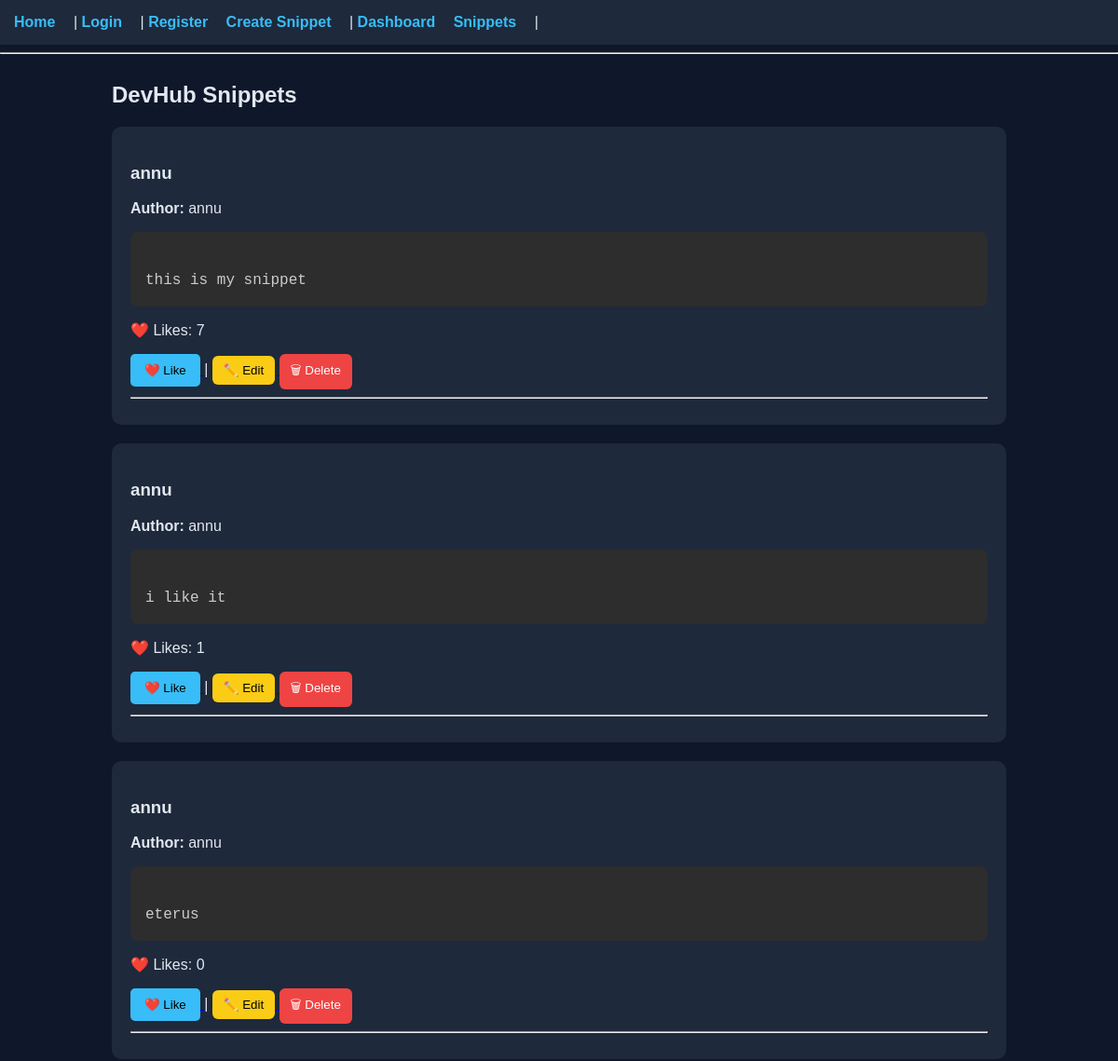
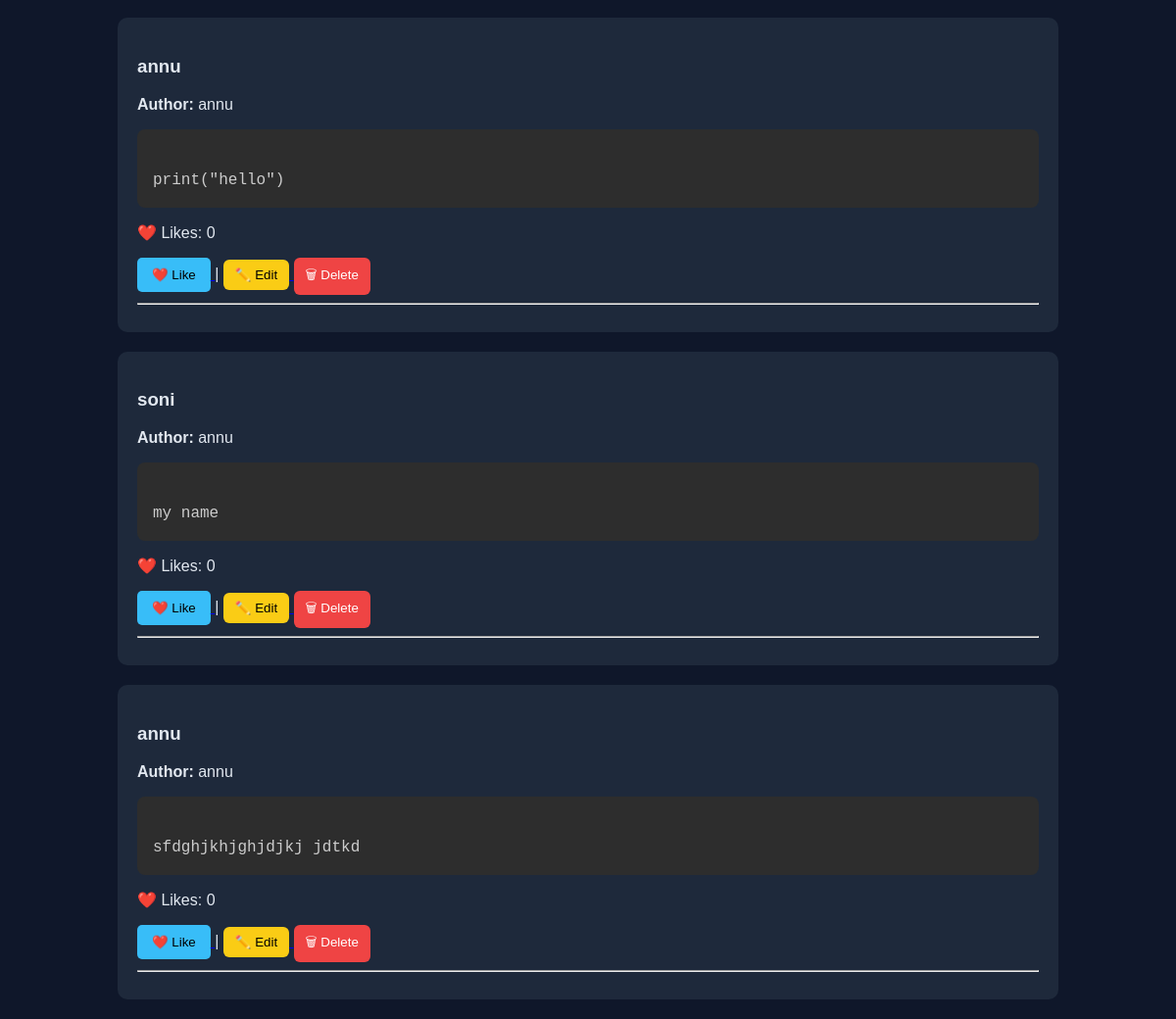
Page /snippets on the committed database (2 pictures, top to bottom).
### tables this page shows
CREATE TABLE snippets(
id INTEGER PRIMARY KEY AUTOINCREMENT,
title TEXT,
code TEXT,
author TEXT
, likes INTEGER DEFAULT 0);

### app.py (the view)
@app.route("/snippets")
def view_snippets():
    conn = sqlite3.connect("database/db.sqlite3")
    cursor = conn.cursor()
    cursor.execute("SELECT * FROM snippets")
    snippets = cursor.fetchall()
    conn.close()
    return render_template("view_snippet.html", snippets=snippets)

### templates/view_snippet.html (shortened to what this page needs)
{% extends "base.html" %}
{% block content %}
<h2>DevHub Snippets</h2>
{% for snippet in snippets %}
<div class="card">
<h3>{{snippet[1]}}</h3>
<p><b>Author:</b> {{snippet[3]}}</p>
<pre><code class="language-python">
</code></pre>
<p>❤️ Likes: {{snippet[4]}}</p>
<a href="/like/{{snippet[0]}}">
<button>❤️ Like</button>
</a>|
<a href="/edit/{{snippet[0]}}">
<button class="edit-btn">✏️ Edit</button>
</a>
<a href="/delete/{{snippet[0]}}">
<button class="delete-btn">🗑 Delete</button>
</a>
<hr>
</div>
{% endfor %}
{% endblock %}

### templates/base.html (shortened to what this page needs)
<!DOCTYPE html>
<html>
<head>
    <link rel="stylesheet" href="{{ url_for('static', filename='css/style.css') }}">
    <link href="https://cdn.jsdelivr.net/npm/prismjs/themes/prism-tomorrow.css" rel="stylesheet">
</head>
<body>
<nav>
    <a href="/">Home</a> |
    <a href="/login">Login</a> |
    <a href="/register">Register</a>
    <a href="/create">Create Snippet</a> |
    <a href="/dashboard">Dashboard</a>
    <a href="/snippets">Snippets</a> |
</nav>
<hr>
<div class="container">
{% block content %}
{% endblock %}
</div>
</body>
</html>

### static/css/style.css (style rules this page uses)
body { font-family: Arial, sans-serif; background:#0f172a; color:#e2e8f0; margin:0; padding:0; }
nav { background:#1e293b; padding:15px; }
nav a { color:#38bdf8; margin-right:15px; text-decoration:none; font-weight:bold; }
.container { width:80%; margin:auto; margin-top:30px; }
.card { background:#1e293b; padding:20px; border-radius:10px; margin-bottom:20px; }
pre { background:#020617; padding:15px; border-radius:8px; overflow-x:auto; }
button { background:#38bdf8; border:none; padding:10px 15px; border-radius:5px; cursor:pointer; }
.edit-btn { background:#facc15; color:black; border:none; padding:8px 12px; border-radius:6px; cursor:pointer; }
.delete-btn { background:#ef4444; color:white; border:none; padding:8px 12px; border-radius:6px; cursor:pointer; }

### rows in the picture
snippets: title "annu", author "annu", likes "7"
snippets: title "annu", author "annu", likes "1"
snippets: title "annu", author "annu", likes "0"
snippets: title "annu", author "annu", likes "0"
snippets: title "soni", author "annu", likes "0"
snippets: title "annu", author "annu", likes "0"
